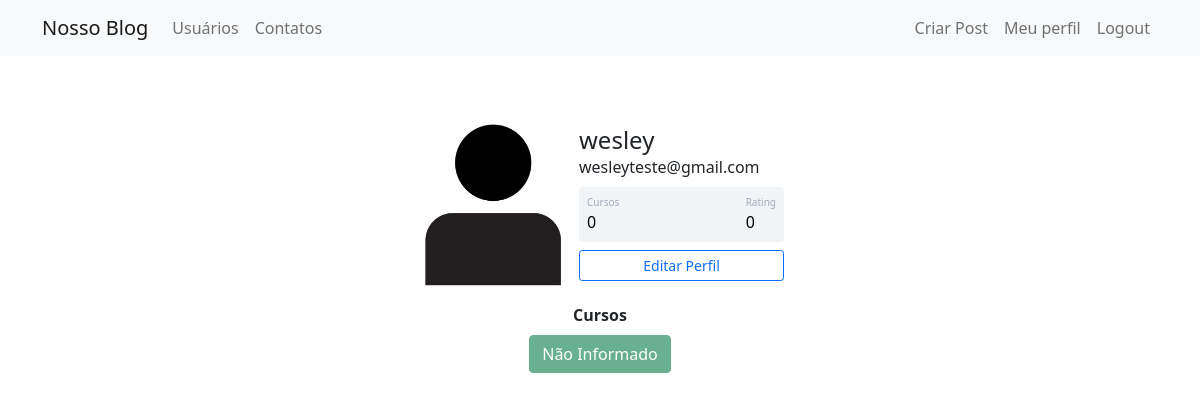
The page /perfil (signed in) on the database its author committed.
### comunidadeimpressionadora/models.py (models this page shows)
class Usuario(database.Model, UserMixin):
    id = database.Column(database.Integer, primary_key=True)
    username = database.Column(database.String, nullable=False)
    email = database.Column(database.String, nullable=False, unique=True)
    senha = database.Column(database.String, nullable=False)
    foto_perfil = database.Column(database.String, default='default.jpg')
    post = database.relationship('Post', backref='autor', lazy=True)
    cursos = database.Column(database.String, nullable=False, default='Não Informado')

### comunidadeimpressionadora/routes.py (the view)
@app.route('/perfil')
@login_required
def perfil():
    foto_perfil = url_for('static', filename='profile_images/{}'.format(current_user.foto_perfil))
    return render_template('perfil.html', foto_perfil=foto_perfil)

### comunidadeimpressionadora/models.py (called while the page is built)
@login_manager.user_loader
def load_usuario(id_usuario):
    return Usuario.query.get(int(id_usuario))

### comunidadeimpressionadora/templates/perfil.html (shortened to what this page needs)
{% extends 'base.html' %}
{% block body %}
<div class="container mt-5 d-flex justify-content-center">
    <div class="card p-3">
        <div class="d-flex align-items-center">
            <div class="image pe-2">
            <img src="{{ foto_perfil }}" class="rounded" width="155" >
            </div>
            <div class="ml-3 w-100">
                <h4 class="mb-0 mt-0">{{ current_user.username }}</h4>
                <span>{{ current_user.email }}</span>
                <div class="p-2 mt-2 bg-primary d-flex justify-content-between rounded text-white stats">
                    {% if 'Não Informado' in current_user.cursos or current_user.cursos == '' %}
                    <div class="d-flex flex-column">
                        <span class="articles">Cursos</span>
                        <span class="number1">0</span>
                    </div>
                    {% else %}
                    <div class="d-flex flex-column">
                        <span class="articles">Cursos</span>
                        <span class="number1">{{ current_user.cursos.count(';') + 1}}</span>
                    </div>
                    {% endif %}
                    <div class="d-flex flex-column">
                        <span class="rating">Rating</span>
                        <span class="number3">0</span>
                    </div>
                </div>
                <div class="button mt-2 d-flex flex-row align-items-center">
                    <a class="w-100" href="{{ url_for('editarperfil') }}"><button class="btn btn-sm btn-outline-primary w-100">Editar Perfil</button></a>
                </div>
            </div>
        </div>
    </div>
</div>
<div class="row justify-content-center">
    <div class="col col-4" style="text-align: center">
        <strong>Cursos</strong><br>
        {% if current_user.cursos %}
            {% for curso in current_user.cursos.split(';') %}
            <button type="button" class="btn btn-success mt-2" disabled>{{ curso }}</button>
            {% endfor %}
        {% else %}
            <p> Nenhum curso cadastrado </p>
        {% endif %}
    </div>
</div>
{% endblock %}

### comunidadeimpressionadora/static/main.css (style rules this page uses)
.card { width: 400px; border: none; border-radius: 10px; background-color: #fff; }
.stats { background: #f2f5f8 !important; color: #000 !important; }
.articles { font-size:10px; color: #a1aab9; }
.number1 { font-weight:500; }
.rating { font-size:10px; color: #a1aab9; }
.number3 { font-weight:500; }

### rows shown on the page
Usuario: username "wesley", email "wesleyteste@gmail.com", cursos "Não Informado"
